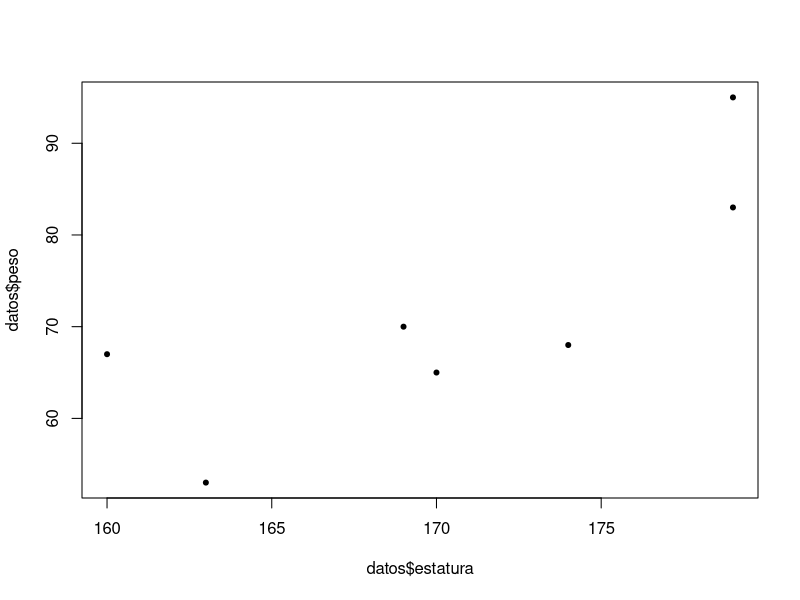

Write R code to recreate this figure. (Note: this script raises an error after producing the figure.)
n = 7

# datos <- read.delim("clipboard")
# set.seed(12345)
# datos <- datos[sample(26,7),]
# dput(datos)
datos <- data.frame(Nombres = c("XAVIER ALBERTO", "LEYDI LILIANA", 
                                "SERGIO ANDRES", "LEIDY KATHERINE", 
                                "XIOMY JINETH", "ILVAR DARIO", 
                                "NORMA YULIANA"), 
                    Apellidos = c("NOBOA CALDERON", "TOQUICA LOZANO", 
                      "MARTIN RINCON", "BUITRAGO RAMIREZ", "DIAZ MORALES", "SANABRIA GONZALEZ", 
                      "CALA MARTINEZ"))
datos$peso <- c(95, 53, 68, 70, 65, 83, 67)
datos$estatura <- c(179, 163, 174, 169, 170, 179, 160)
plot(datos$estatura, datos$peso, pch = 20)

y <- datos$peso
x <- datos$estatura
y 

mse <- function(beta){
  sum((y - beta[1] - beta[2] * x)^2)  
}

mse(c(30, 0.5))
mse(c(20, 0.5))
mse(c(20, 0.9))
mse(c(20, 0.2)) # va ganando
mse(c(20, 0.1))

# Sin restricción

opts = list("algorithm" = "NLOPT_LN_BOBYQA", "xtol_rel" = 1.0e-16,
            "maxeval" = 10000)
beta_inicial <- c(20, 0.2)
nloptr(x0 = beta_inicial, eval_f = mse, 
       eval_grad_f = NULL, opts = opts)
mse(c( -178.0763,  1.463596))

nloptr(x0 = c(1000, 10000), eval_f = mse, 
       eval_grad_f = NULL, opts = opts)
plot(datos$estatura, datos$peso, pch = 20, ylim = c(-200, 90),xlim = c(0, 200))
abline(lm(peso ~ estatura, data = datos))



mae <- function(beta){
  sum(abs(y - beta[1] - beta[2] * x))  
}


nloptr(x0 = c(-200, 0.4), eval_f = mae, 
       eval_grad_f = NULL, opts = opts)
plot(datos$estatura, datos$peso, pch = 20,)
abline(a = 3.26, 0.39)


# Usemos el modelo
# Supongamos que entrenamos con la regresión cuantílica (usa el mae)

#datos_pron <- read.delim("clipboard")
#dput(datos_pron)
datos_prono <- data.frame(Nombres = c("LEONARDO ESNEIDER", "JAIRO IVAN", 
                           "ANGELA CRISTINA", "JHON FREDDY", "JORGE EDUARDO", "CAMILO ANDRES", 
                           "CINDY CAROLINA", "DAVID ALEJANDRO", "JONATHAN ORLANDO"), 
Apellidos = c("RUBIO SALCEDO",  "ORDOÑEZ ERAZO", "VILLATE MORENO", "PUENTES NUÑEZ", "GOMEZ FORERO", 
                                 "ROJAS REYES", "NARANJO QUIROGA", "CASTRO MORENO", "FUYA TARAZONA"),
Estatura = c(173L, 185L, 151L, 185L, 175L, 175L, 155L, 175L,    168L))

ygorro <- 3.264321 +  0.3948857 * datos_prono$Estatura
ygorro

